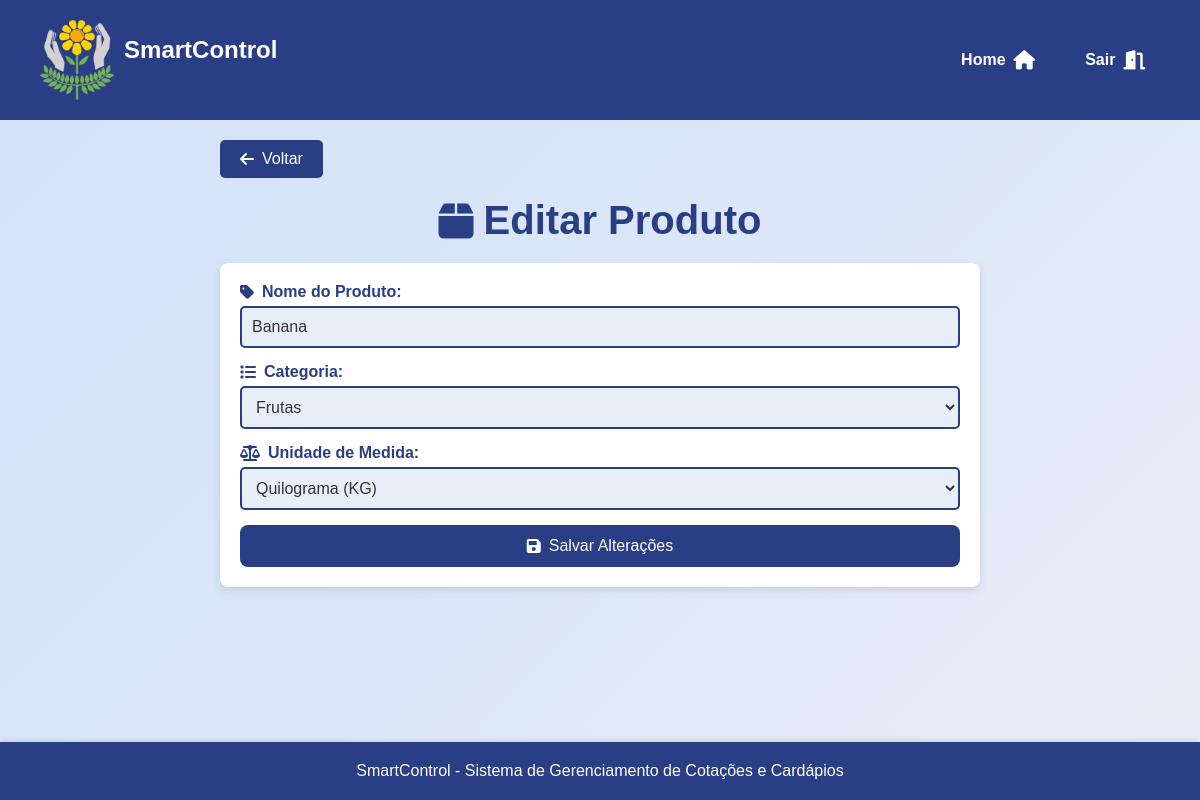
Screenshot of /assets/view/pages/produto/editarProduto/editProduto.php?id=14 (signed in) with the database file from the repository.
### tables this page shows
CREATE TABLE `produtos` (
  `id` int(11) NOT NULL,
  `nome` varchar(100) NOT NULL,
  `categoria` varchar(100) DEFAULT NULL,
  `unidade_medida` enum('CX','UN','KG','MC','SC','BDJ','CBÇ') NOT NULL,
  `data_criacao` timestamp NOT NULL DEFAULT current_timestamp()
);

### assets/model/pdo/DataBase.php (called while the page is built, shortened)
<?php
class Database {
    private $host = 'localhost';
    private $dbname = 'sistema_apae';
    private $username = 'root';
    private $password = '';
    public $conn;
    public function __construct()
    {
        try {
            $this->conn = new PDO("mysql:host=$this->host;dbname=$this->dbname", $this->username, $this->password);
            $this->conn->setAttribute(PDO::ATTR_ERRMODE, PDO::ERRMODE_EXCEPTION);
        } catch (PDOException $exception) {
            echo "Erro na conexão: " . $exception->getMessage();
        }
    }
    public function read($table, $columns = "*", $id = null, $where = null) {
        $sql = "SELECT $columns FROM $table";
        try {
            $stmt = $this->conn->prepare($sql);
            $stmt->execute();
            return $stmt->fetchAll(PDO::FETCH_ASSOC);
        } catch (PDOException $exception) {
            echo "Erro ao ler: " . $exception->getMessage();
            return false;
        }
    }
}
?>

### assets/controller/produtoController.php (called while the page is built, shortened)
<?php
require_once __DIR__ . '/../model/pdo/DataBase.php';
require_once __DIR__ .'/../model/Produto.php';
class ControladorProdutos{
    private $bd;
    public function __construct() {
        $this->bd = new Database();
    }
    public function verProdutos(){
        $todosProdutos = $this->bd->read("produtos");
        $arr = [];
        foreach($todosProdutos as $produto){
            $novoProduto = new Produto($produto['id'], $produto['nome'], $produto['categoria'], $produto['data_criacao']);
            $novoProduto->setUnidadeMedida($produto['unidade_medida']);
            $arr[] = $novoProduto;
        }
        return $arr;
    }
}
?>

### assets/model/Produto.php (called while the page is built, shortened)
<?php
class Produto {
    private $id;
    private $nome;
    private $categoria;
    private $unidade_medida;
    public function __construct($id, $nome, $categoria, $dt_criacao) {
        $this->id = $id;
        $this->nome = $nome;
        $this->categoria = $categoria;
    }
    public function getId() {
        return $this->id;
    }
    public function getNome() {
        return $this->nome;
    }
    public function getCategoria() {
        return $this->categoria;
    }
    public function getUnidadeMedida() {
        return $this->unidade_medida;
    }
    public function setUnidadeMedida($unidade_medida) {
        $this->unidade_medida = $unidade_medida;
    }
}
?>

### assets/view/pages/produto/editarProduto/editProduto.php (the view, shortened to what this page needs)
<?php
require_once __DIR__ . "/../../../../controller/produtoController.php";
require_once __DIR__ . "/../../../../controller/pageController.php";
$controler = new ControladorProdutos();
?>
<!DOCTYPE html>
<html lang="pt-BR">
<head>
    <link rel="stylesheet" href="../../styles/EditStyle.css">
    <link rel="stylesheet" href="https://cdnjs.cloudflare.com/ajax/libs/font-awesome/6.0.0-beta3/css/all.min.css">
</head>
<body>
<main>
    <a href="../listarProduto/listarProduto.php" class="back-btn"><i class="fas fa-arrow-left"></i> Voltar</a>
    <h1><i class="fas fa-box"></i> Editar Produto</h1>
    <form action="" method="POST">
        <?php
        $produtos = $controler->verProdutos();
        foreach ($produtos as $produto) {
            if ($produto->getId() == $_GET['id']) {
                echo '
                <section>
                    <label for="nome"><i class="fas fa-tag"></i> Nome do Produto:</label>
                    <input type="text" id="nome" name="nome" value="'.$produto->getNome().'" required>
                </section>
                <section>
                    <label for="categoria"><i class="fas fa-list"></i> Categoria:</label>
                    <select id="categoria" name="categoria" required>
                        <option value="Frutas"'; if ($produto->getCategoria() == "Frutas") echo ' selected'; echo '>Frutas</option>
                        <option value="Verduras"'; if ($produto->getCategoria() == "Verduras") echo ' selected'; echo '>Verduras</option>
                        <option value="Higiene Pessoal"'; if ($produto->getCategoria() == "Higiene Pessoal") echo ' selected'; echo '>Higiene Pessoal</option>
                        <option value="Açougue"'; if ($produto->getCategoria() == "Açougue") echo ' selected'; echo '>Açougue</option>
                        <option value="Limpeza"'; if ($produto->getCategoria() == "Limpeza") echo ' selected'; echo '>Limpeza</option>
                        <option value="Descartáveis"'; if ($produto->getCategoria() == "Descartáveis") echo ' selected'; echo '>Descartáveis</option>
                        <option value="Frios"'; if ($produto->getCategoria() == "Frios") echo ' selected'; echo '>Frios</option>
                        <option value="Alimenticios"'; if ($produto->getCategoria() == "Alimenticios") echo ' selected'; echo '>Alimentícios</option>
                        <option value="Outros"'; if ($produto->getCategoria() == "Outros") echo ' selected'; echo '>Outros</option>
                    </select>
                </section>
                <section>
                    <label for="un"><i class="fas fa-balance-scale"></i> Unidade de Medida:</label>
                    <select id="un" name="un" required>
                        <option value="CX"'; if ($produto->getUnidadeMedida() == "CX") echo ' selected'; echo '>Caixa (CX)</option>
                        <option value="UN"'; if ($produto->getUnidadeMedida() == "UN") echo ' selected'; echo '>Unidade (UN)</option>
                        <option value="KG"'; if ($produto->getUnidadeMedida() == "KG") echo ' selected'; echo '>Quilograma (KG)</option>
                        <option value="SC"'; if ($produto->getUnidadeMedida() == "SC") echo ' selected'; echo '>Saco (SC)</option>
                        <option value="BDJ"'; if ($produto->getUnidadeMedida() == "BDJ") echo ' selected'; echo '>Balde (BDJ)</option>
                        <option value="CBÇ"'; if ($produto->getUnidadeMedida() == "CBÇ") echo ' selected'; echo '>Cabeça (CBÇ)</option>
                    </select>
                </section>
                <button type="submit"><i class="fas fa-save"></i> Salvar Alterações</button>';
            }
        }
        ?>
    </form>
</main>
</body>
</html>

### assets/view/pages/styles/EditStyle.css (style rules this page uses)
body { display: flex; flex-direction: column; min-height: 100vh; margin: 0; background: linear-gradient(135deg, var(--superlightblue), var(--lightwhite)); color: var(--darkgray); }
main { flex: 1; display: flex; flex-direction: column; align-items: center; padding: 20px; width: 100%; max-width: 800px; margin: 0 auto; }
h1 { font-size: 2.5rem; color: var(--darkblue); text-align: center; margin-bottom: 20px; display: flex; align-items: center; gap: 10px; }
form { display: flex; flex-direction: column; width: 100%; padding: 20px; background-color: var(--white); border-radius: 8px; box-shadow: 0 4px 10px rgba(0, 0, 0, 0.1); gap: 15px; }
form section { display: flex; flex-direction: column; gap: 5px; }
form label { font-weight: bold; color: var(--darkblue); font-size: 1rem; display: flex; align-items: center; gap: 8px; }
form input, form select, form textarea { padding: 10px; font-size: 1rem; border: 2px solid var(--darkblue); border-radius: 5px; background-color: var(--lightwhite); color: var(--darkgray); transition: border-color 0.3s ease; }
form button { padding: 12px 20px; background-color: var(--darkblue); color: var(--white); border: none; border-radius: 8px; font-size: 1rem; cursor: pointer; transition: background-color 0.3s ease, transform 0.2s ease; display: flex; align-items: center; justify-content: center; gap: 8px; }
.back-btn { display: inline-flex; align-items: center; gap: 8px; padding: 10px 20px; background-color: var(--darkblue); color: var(--white); text-decoration: none; border-radius: 5px; font-size: 1rem; transition: background-color 0.3s ease, transform 0.2s ease; margin-bottom: 20px; align-self: flex-start; }

### assets/view/pages/global.css (style rules this page uses)
* { margin: 0; padding: 0; box-sizing: border-box; font-family: 'Arial', sans-serif; }
:root { --yellow: #fbde04; --lightyellow: #f9e79f; --lightgray: #bebcaf; --orange: #fdb813; --darkblue: #2a3e85; --green: #65b560; --lightblue: #3e9bd4; --superlightblue: #d0e1f9; --red: #ff0000; --darkred: #c9302c; --white: #ffffff; --black: #000000; --darkgray: #333333; --lightwhite:#e8eef7; --superdarkblue: #324a89; --gray: #555555; }
body { font-family: 'Arial', sans-serif; display: flex; flex-direction: column; min-height: 100vh; margin: 0; background: linear-gradient(135deg, var(--superlightblue) 0%, var(--lightwhite) 100%); color: var(--darkgray); }
main { flex: 1; display: flex; flex-direction: column; justify-content: flex-start; padding: 20px; }

### rows the page displays
produtos: nome "Banana", categoria "Frutas", un "Quilograma (KG)"
